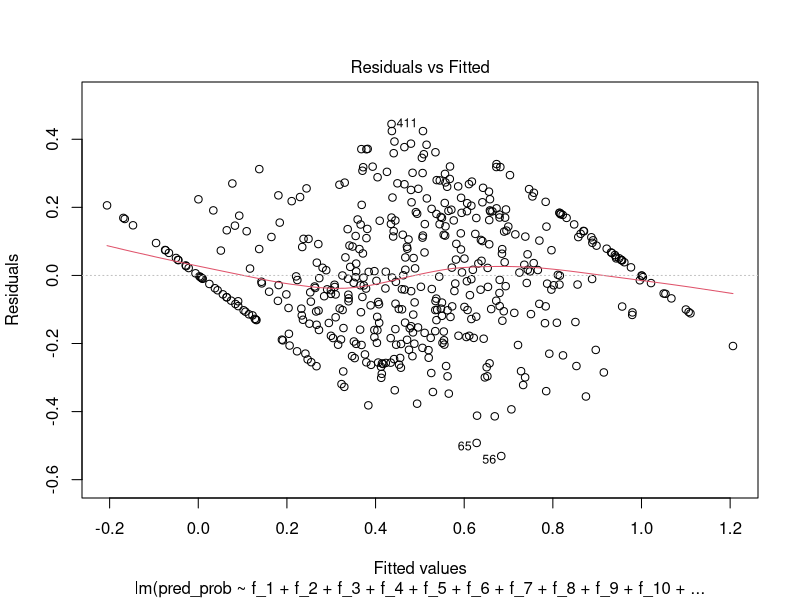
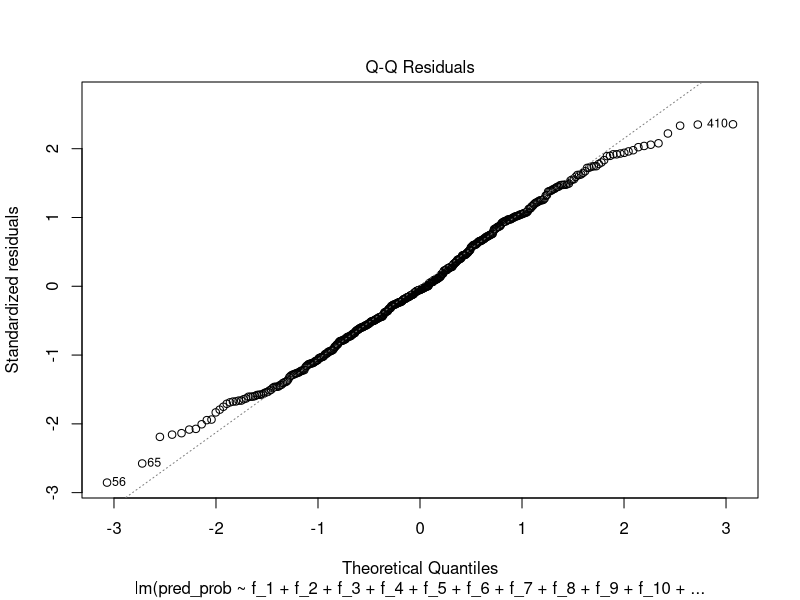
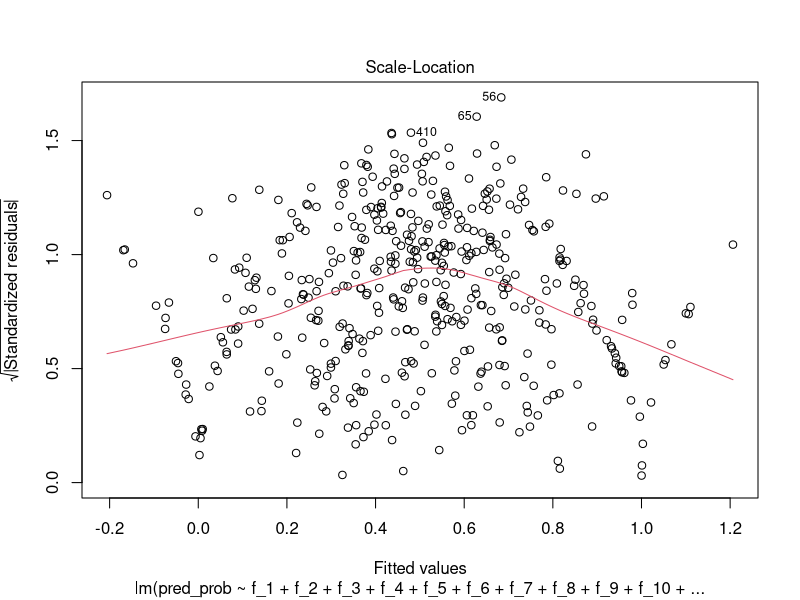
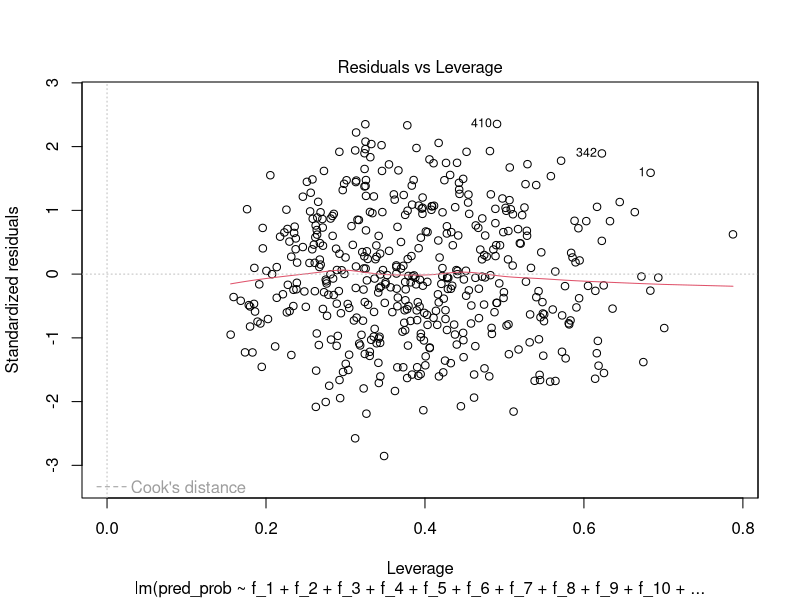
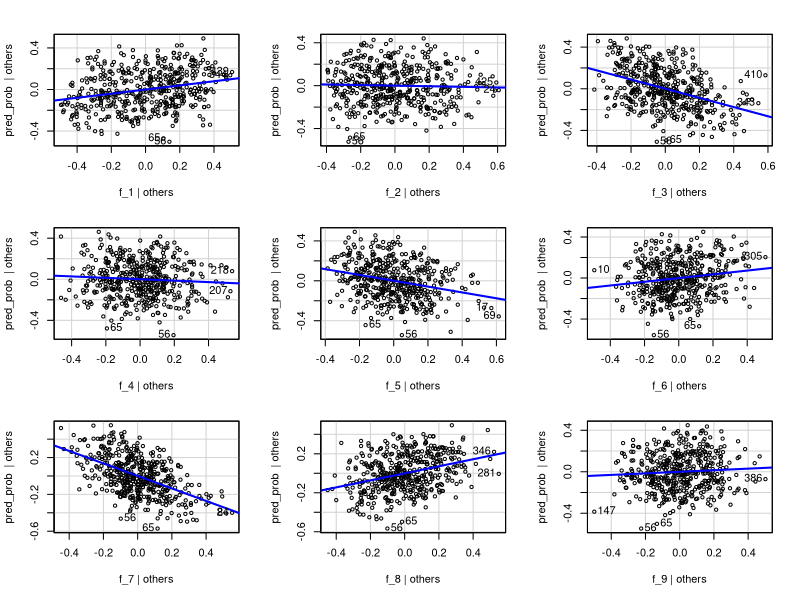
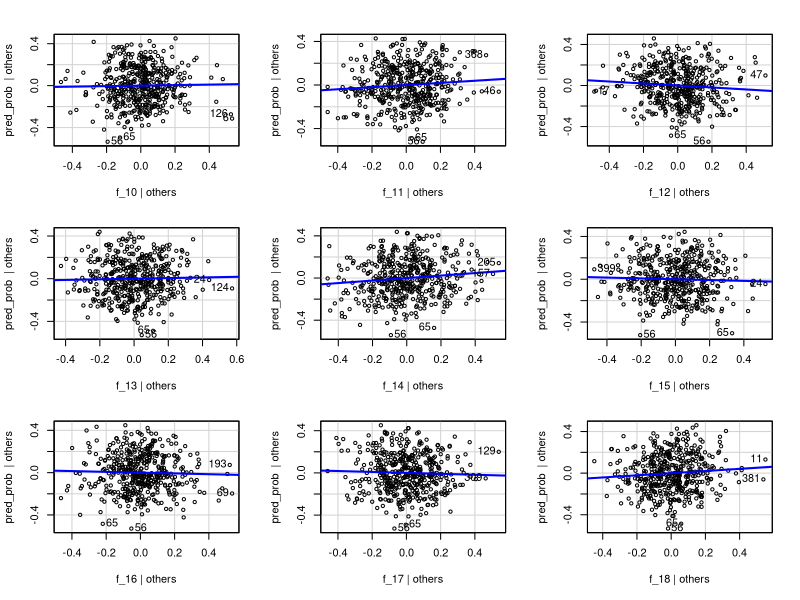
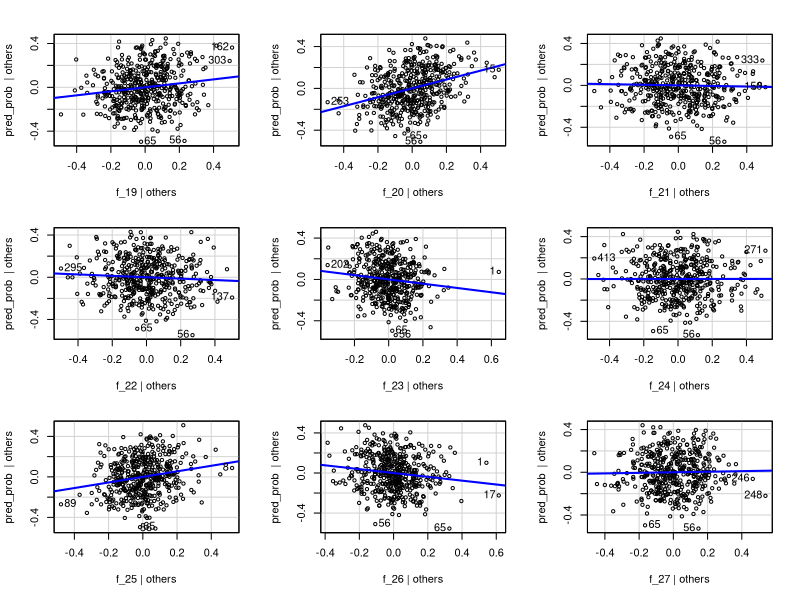
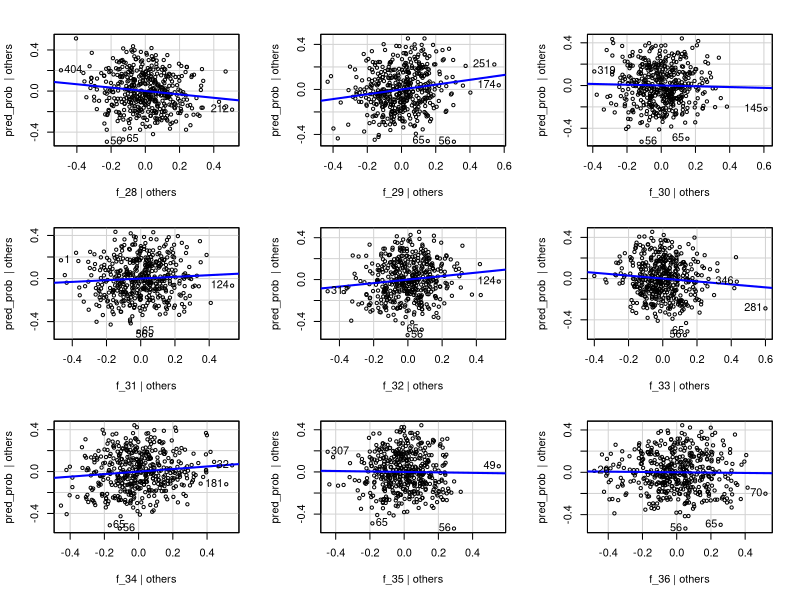

R code for these plots, in order: (Note: this script raises an error after producing the figures.)
## ---- chunk 1
knitr::opts_chunk$set(echo = TRUE)
## ---- chunk 2
# Load the required libraries
library(tidyverse)
library(caret)
library(MASS)
library(car)


## ---- chunk 3
# Load the dataset
data <- read.csv("pca_data_180_d7.csv")  # Update with the actual CSV file name

# Display the structure of the loaded data
str(data)

## ---- chunk 4
# Load the dplyr package for data manipulation
library(dplyr)

# Normalize each feature to the range [0, 1]
normalized_data <- data %>%
  mutate(across(starts_with("f"), ~ (.-min(.)) / (max(.) - min(.))))

# Display the first few rows of the normalized data
head(normalized_data)


## ---- chunk 5
col_name <- NULL;
for (i in 1:400) {
  
  col_name <-  paste0(col_name,"f_", i,"+")
  #data[, col_name] <- boxcox(data[, paste0("Feature_", i)], lambda = NULL)$x
}
cat(col_name)
## ---- chunk 6
model_2  = lm(pred_prob ~ f_1+f_2+f_3+f_4+f_5+f_6+f_7+f_8+f_9+f_10+f_11+f_12+f_13+f_14+f_15+f_16+f_17+f_18+f_19+f_20+f_21+f_22+f_23+f_24+f_25+f_26+f_27+f_28+f_29+f_30+f_31+f_32+f_33+f_34+f_35+f_36+f_37+f_38+f_39+f_40+f_41+f_42+f_43+f_44+f_45+f_46+f_47+f_48+f_49+f_50+f_51+f_52+f_53+f_54+f_55+f_56+f_57+f_58+f_59+f_60+f_61+f_62+f_63+f_64+f_65+f_66+f_67+f_68+f_69+f_70+f_71+f_72+f_73+f_74+f_75+f_76+f_77+f_78+f_79+f_80+f_81+f_82+f_83+f_84+f_85+f_86+f_87+f_88+f_89+f_90+f_91+f_92+f_93+f_94+f_95+f_96+f_97+f_98+f_99+f_100+f_101+f_102+f_103+f_104+f_105+f_106+f_107+f_108+f_109+f_110+f_111+f_112+f_113+f_114+f_115+f_116+f_117+f_118+f_119+f_120+f_121+f_122+f_123+f_124+f_125+f_126+f_127+f_128+f_129+f_130+f_131+f_132+f_133+f_134+f_135+f_136+f_137+f_138+f_139+f_140+f_141+f_142+f_143+f_144+f_145+f_146+f_147+f_148+f_149+f_150+f_151+f_152+f_153+f_154+f_155+f_156+f_157+f_158+f_159+f_160+f_161+f_162+f_163+f_164+f_165+f_166+f_167+f_168+f_169+f_170+f_171+f_172+f_173+f_174+f_175+f_176+f_177+f_178+f_179+f_180, data = normalized_data)
summary(model_2)
## ---- chunk 7

plot(model_2)
## ---- chunk 8

residuals <- residuals(model_2)

# Create the AV plot
avPlots(model_2)

# Create the CR plot
crPlots(model_2)

## ---- chunk 9
# Apply Box-Cox transformation to the target variable (response) if needed
# For example, if you have a response variable named 'y', you can transform it like this:
# data$y_transformed <- boxcox(data$y, lambda = NULL)
# Uncomment and modify the above line based on your data

# Apply Box-Cox transformation to the features
# Assuming the transformed features are named 'Feature_1_transformed', ..., 'Feature_10_transformed'

boxcox(data[, paste0("Feature_1")], lambda = NULL)
for (i in 1:10) {
  boxcox(data[, paste0("Feature_", i)], lambda = NULL)
  #col_name <- paste0("Feature_", i, "_transformed")
  #data[, col_name] <- boxcox(data[, paste0("Feature_", i)], lambda = NULL)$x
}

# Define the list of transformed feature names
transformed_feature_names <- paste0("Feature_", 1:10, "_transformed")  # Adjust the range as needed

# Construct the formula for MLR
formula <- reformulate(transformed_feature_names, response = "y")

# Perform Multiple Linear Regression (MLR) using the transformed features
model <- lm(formula, data = data)

# Display the summary of the MLR model
summary(model)


## ---- chunk 10
model3  = lm(pred_prob ~ f_1+f_2+f_3+f_4+f_5+f_6+f_7+f_8+f_9+f_10+f_11+f_12+f_13+f_14+f_15+f_16+f_17+f_18+f_19+f_20+f_21+f_22+f_23+f_24+f_25+f_26+f_27+f_28+f_29+f_30+f_31+f_32+f_33+f_34+f_35+f_36+f_37+f_38+f_39+f_40+f_41+f_42+f_43+f_44+f_45+f_46+f_47+f_48+f_49+f_50+f_51+f_52+f_53+f_54+f_55+f_56+f_57+f_58+f_59+f_60+f_61+f_62+f_63+f_64+f_65, data = normalized_data)
summary(model3)
## ---- chunk 11
model4  = lm(pred_prob ~ f_250+f_251+f_252+f_253+f_254+f_255+f_256+f_257+f_258+f_259+f_260+f_261+f_262+f_263+f_264+f_265+f_266+f_267+f_268+f_269+f_270+f_271+f_272+f_273+f_274+f_275+f_276+f_277+f_278+f_279+f_280+f_281+f_282+f_283+f_284+f_285+f_286+f_287+f_288+f_289+f_290+f_291+f_292+f_293+f_294+f_295+f_296+f_297+f_298+f_299+f_300+f_301+f_302+f_303+f_304+f_305+f_306+f_307+f_308+f_309+f_310+f_311+f_312+f_313+f_314+f_315+f_316+f_317+f_318+f_319+f_320+f_321+f_322+f_323+f_324+f_325+f_326+f_327+f_328+f_329+f_330+f_331+f_332+f_333+f_334+f_335+f_336+f_337+f_338+f_339+f_340+f_341+f_342+f_343+f_344+f_345+f_346+f_347+f_348+f_349+f_350, data = normalized_data)
summary(model4)
